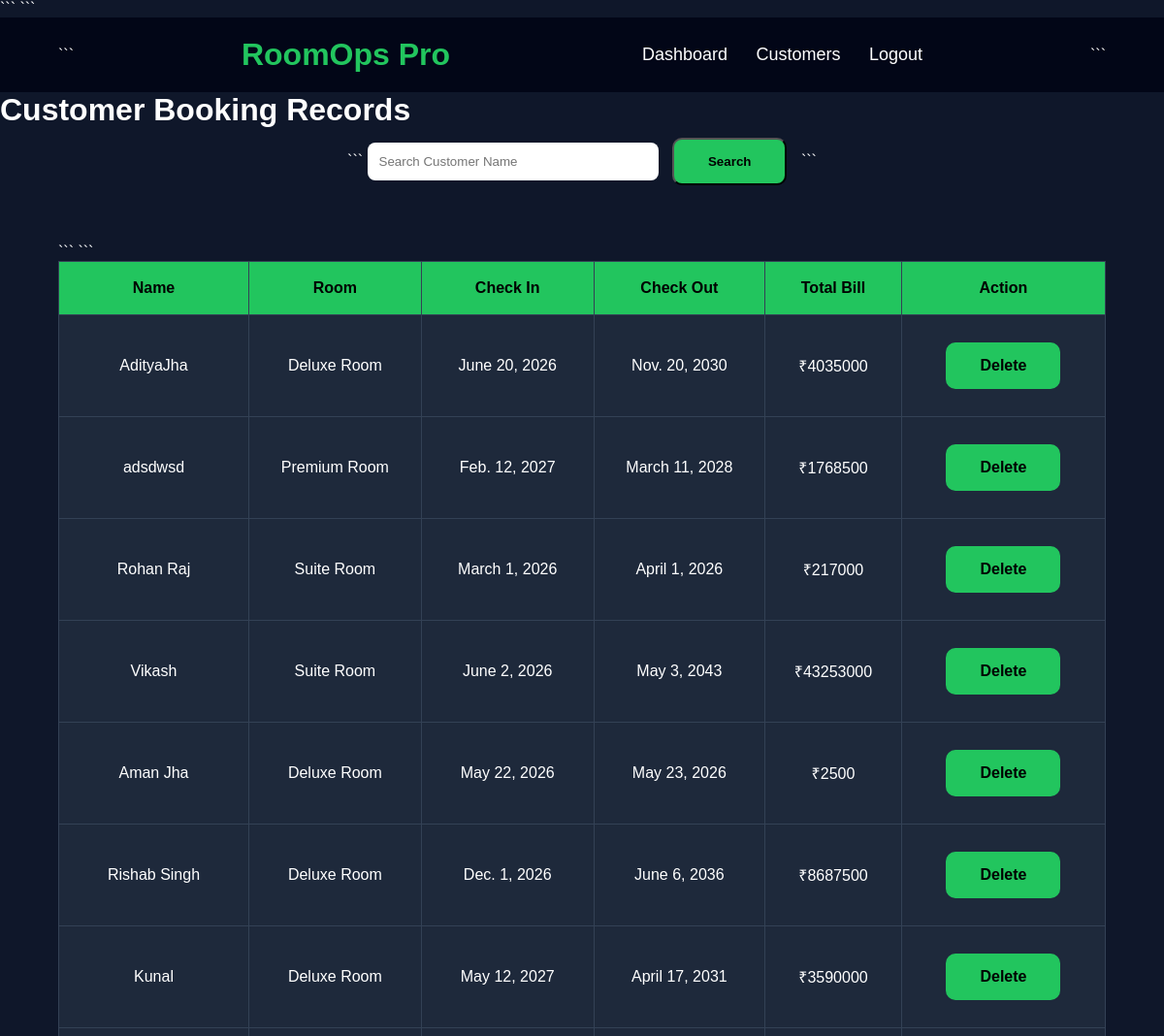
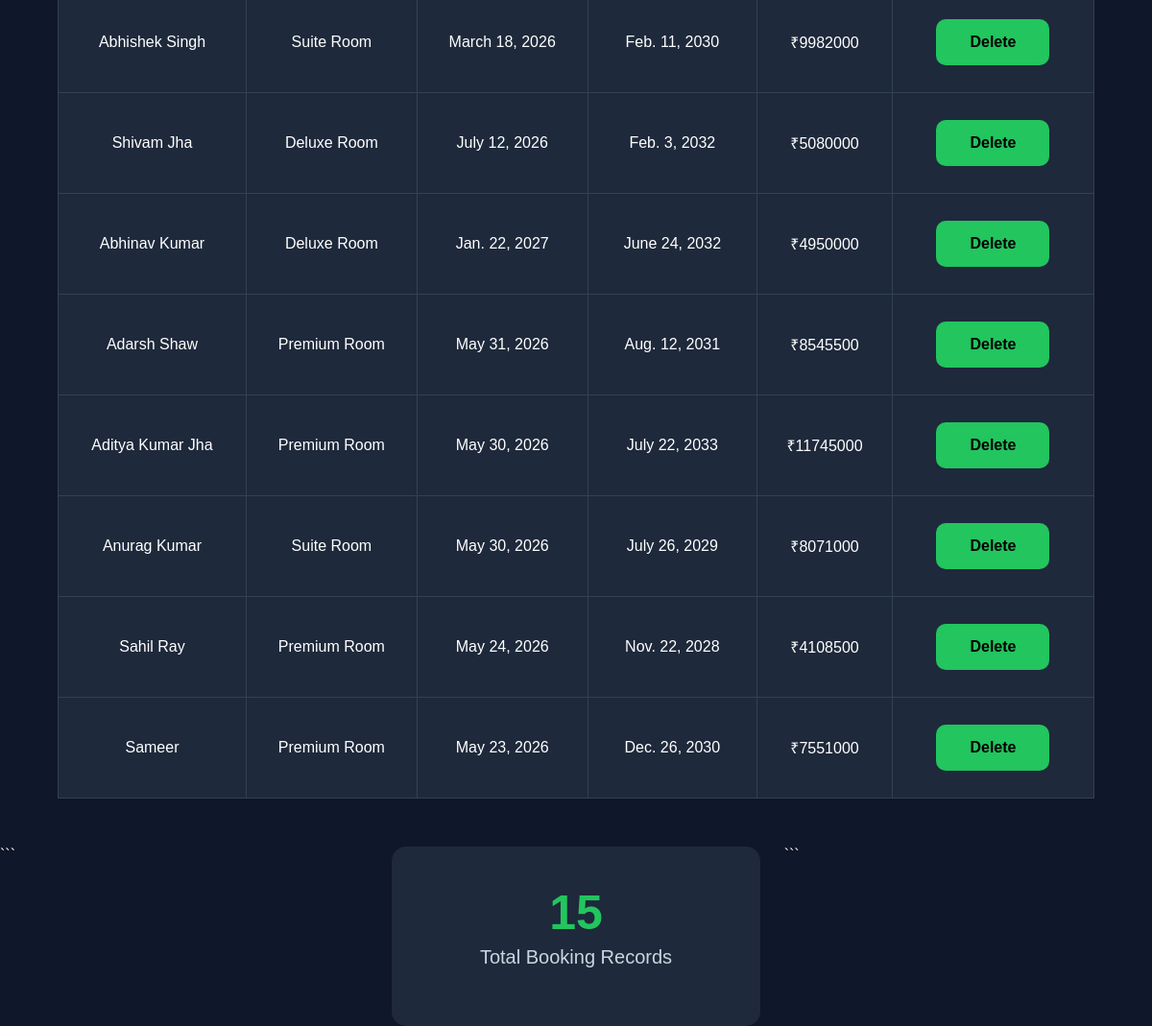
Page /records/ (signed in) on the earlier database version (2 pictures, top to bottom).
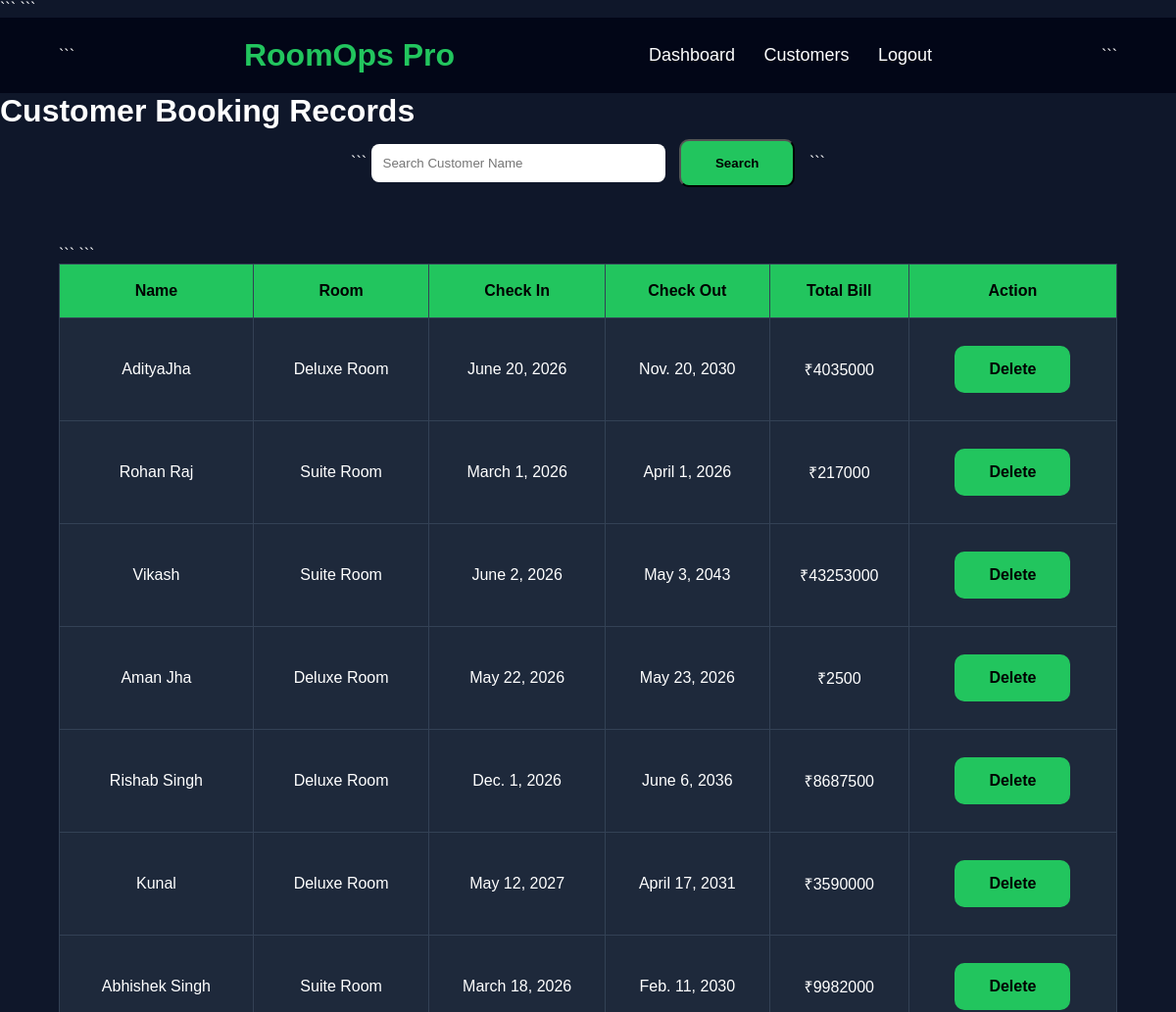
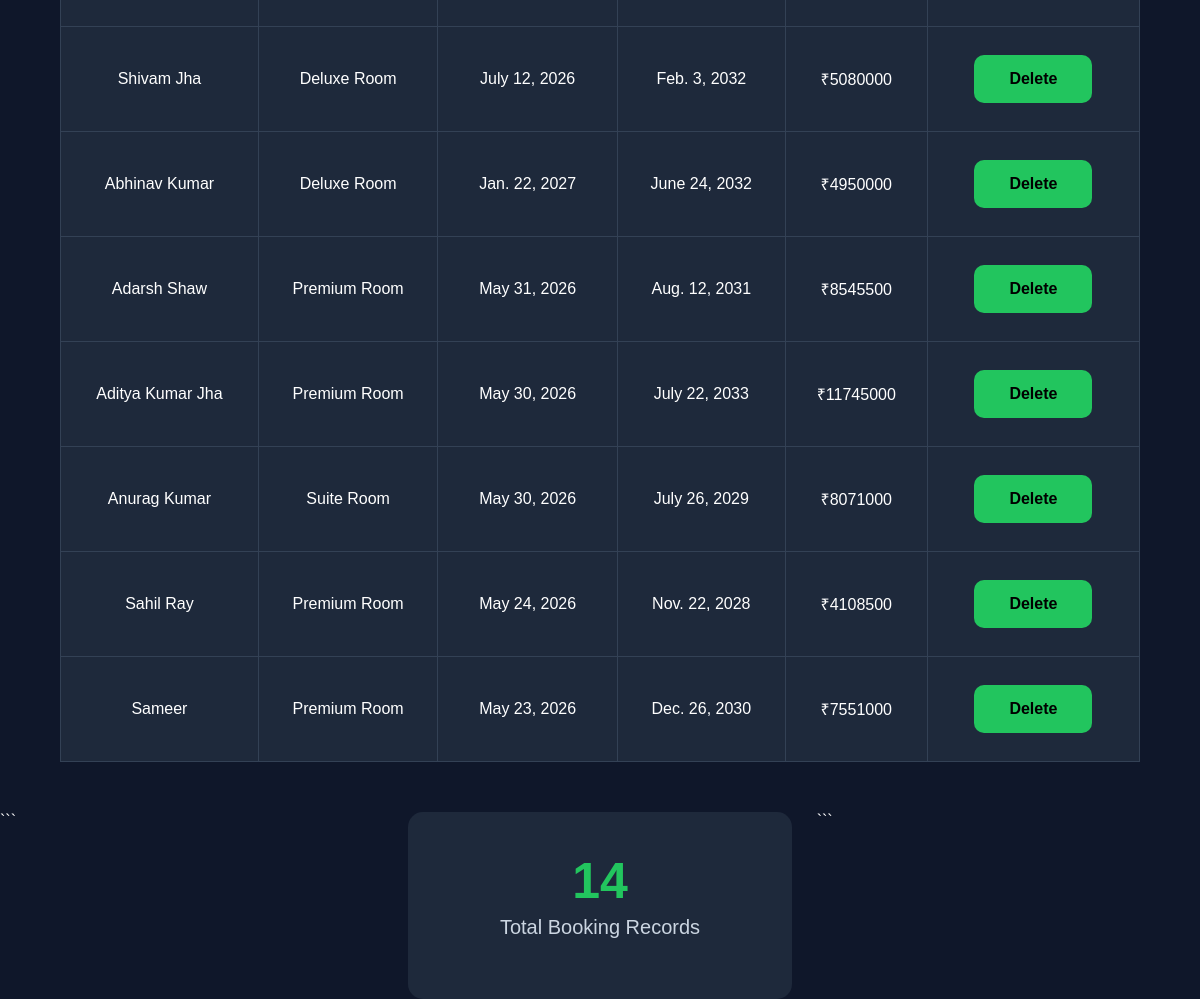
Same page on the later database version (2 pictures, top to bottom).
### hotel/models.py (models this page shows, shortened)
class Booking(models.Model):
    ROOM_CHOICES = (
        ('Deluxe Room', 2500),
        ('Premium Room', 4500),
        ('Suite Room', 7000),
    )
    name = models.CharField(max_length=100)
    email = models.EmailField()
    phone = models.CharField(max_length=15)
    room = models.CharField(max_length=100)
    check_in = models.DateField()
    check_out = models.DateField()
    total_bill = models.IntegerField(default=0)

### hotel/views.py (the view)
# urls.py: path('records/', views.records, name='records'),
@login_required(login_url='/login/')
def records(request):
    bookings = Booking.objects.all().order_by('-id')
    query = request.GET.get('q')
    if query:
        bookings = bookings.filter(
            name__icontains=query
        )
    return render(
        request,
        'records.html',
        {
            'bookings': bookings
        }
    )

### hotel/templates/records.html (shortened to what this page needs)
{% load static %}
<!DOCTYPE html>
<html>
<head>
<link rel="stylesheet" href="{% static 'css/style.css' %}">
```
</head>
<body>
<div class="navbar">
```
<div class="logo">RoomOps Pro</div>
<div class="nav-links">
    <a href="/dashboard/">Dashboard</a>
    <a href="/customers/">Customers</a>
    <a href="/logout/">Logout</a>
</div>
```
</div>
<h1 class="page-title">Customer Booking Records</h1>
<form method="GET" style="text-align:center;margin-bottom:30px;">
```
<input
    type="text"
    name="q"
    placeholder="Search Customer Name"
    style="padding:12px;width:300px;border-radius:8px;border:none;">
<button
    type="submit"
    class="btn">
    Search
</button>
```
</form>
<div class="table-container">
<table>
<tr>
    <th>Name</th>
    <th>Room</th>
    <th>Check In</th>
    <th>Check Out</th>
    <th>Total Bill</th>
    <th>Action</th>
</tr>
{% for booking in bookings %}
<tr>
    <td>{{ booking.name }}</td>
    <td>{{ booking.room }}</td>
    <td>{{ booking.check_in }}</td>
    <td>{{ booking.check_out }}</td>
    <td>₹{{ booking.total_bill }}</td>
    <td>
        <a
        href="/delete-booking/{{ booking.id }}/"
        class="btn">
        Delete
        </a>
    </td>
</tr>
{% empty %}
<tr>
    <td colspan="6">
        No Booking Records Found
    </td>
</tr>
{% endfor %}
</table>
</div>
<div class="dashboard-container">
```
<div class="dashboard-card">
    <h2>{{ bookings|length }}</h2>
    <p>Total Booking Records</p>
</div>
```
</div>
</body>
</html>

Differences in the rows shown:
removed Booking: name "adsdwsd", room "Premium Room", check_in "Feb. 12, 2027", check_out "March 11, 2028", total_bill "1768500"
Other differences:
{{ bookings|length }}: "15" → "14"
